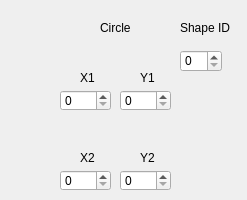
   <widget class="QWidget" name="page_5">
    <widget class="QLabel" name="label_49">
     <property name="geometry">
      <rect>
       <x>100</x>
       <y>20</y>
       <width>58</width>
       <height>16</height>
      </rect>
     </property>
     <property name="text">
      <string>Circle</string>
     </property>
    </widget>
    <widget class="QLabel" name="label_50">
     <property name="geometry">
      <rect>
       <x>80</x>
       <y>70</y>
       <width>58</width>
       <height>16</height>
      </rect>
     </property>
     <property name="text">
      <string>X1</string>
     </property>
    </widget>
    <widget class="QLabel" name="label_51">
     <property name="geometry">
      <rect>
       <x>140</x>
       <y>70</y>
       <width>58</width>
       <height>16</height>
      </rect>
     </property>
     <property name="text">
      <string>Y1</string>
     </property>
    </widget>
    <widget class="QLabel" name="label_52">
     <property name="geometry">
      <rect>
       <x>80</x>
       <y>150</y>
       <width>58</width>
       <height>16</height>
      </rect>
     </property>
     <property name="text">
      <string>X2</string>
     </property>
    </widget>
    <widget class="QLabel" name="label_53">
     <property name="geometry">
      <rect>
       <x>140</x>
       <y>150</y>
       <width>58</width>
       <height>16</height>
      </rect>
     </property>
     <property name="text">
      <string>Y2</string>
     </property>
    </widget>
    <widget class="QLabel" name="label_65">
     <property name="geometry">
      <rect>
       <x>180</x>
       <y>20</y>
       <width>58</width>
       <height>16</height>
      </rect>
     </property>
     <property name="text">
      <string>Shape ID</string>
     </property>
    </widget>
    <widget class="QSpinBox" name="circle_id">
     <property name="geometry">
      <rect>
       <x>180</x>
       <y>50</y>
       <width>42</width>
       <height>22</height>
      </rect>
     </property>
    </widget>
    <widget class="QSpinBox" name="circle_x1">
     <property name="geometry">
      <rect>
       <x>60</x>
       <y>90</y>
       <width>51</width>
       <height>21</height>
      </rect>
     </property>
     <property name="maximum">
      <number>999</number>
     </property>
    </widget>
    <widget class="QSpinBox" name="circle_y1">
     <property name="geometry">
      <rect>
       <x>120</x>
       <y>90</y>
       <width>51</width>
       <height>21</height>
      </rect>
     </property>
     <property name="maximum">
      <number>999</number>
     </property>
    </widget>
    <widget class="QSpinBox" name="circle_x2">
     <property name="geometry">
      <rect>
       <x>60</x>
       <y>170</y>
       <width>51</width>
       <height>21</height>
      </rect>
     </property>
     <property name="maximum">
      <number>999</number>
     </property>
    </widget>
    <widget class="QSpinBox" name="circle_y2">
     <property name="geometry">
      <rect>
       <x>120</x>
       <y>170</y>
       <width>51</width>
       <height>21</height>
      </rect>
     </property>
     <property name="maximum">
      <number>999</number>
     </property>
    </widget>
   </widget>
